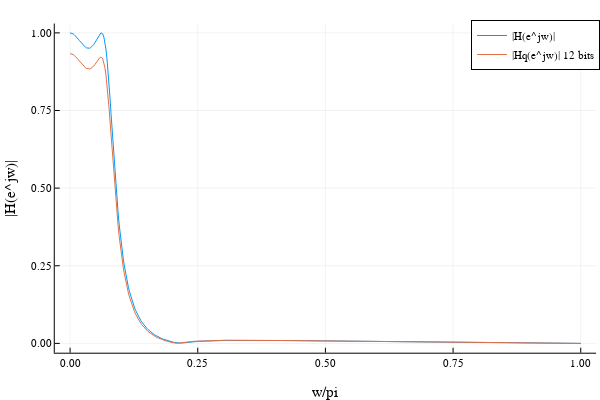

Notebook source saved alongside this figure:
### Code cell
#Comparação da resposta em frequência do filtro normal (H) e do filtro quantizado (Hq) com 12 bits

plot(ω/pi, abs.(H), xlabel = "w/pi", ylabel = "|H(e^jw)|", label = "|H(e^jw)|")

plot!(ω/pi, abs.(Hq), xlabel = "w/pi", label = "|Hq(e^jw)| 12 bits")

### Figure 1 — Plotly figure (JSON) as saved in the notebook; plotly's stock layout.template omitted (floating-point values rounded to 4 significant figures; data arrays with more than 128 entries replaced by an {"elided": "..."} marker saying what was removed)
{"data": [{"colorbar": {"title": ""}, "legendgroup": "|H(e^jw)|", "line": {"color": "rgba(0, 154, 250, 1.000)", "dash": "solid", "shape": "linear", "width": 1}, "mode": "lines", "name": "|H(e^jw)|", "showlegend": true, "type": "scatter", "x": {"elided": "500 float values"}, "xaxis": "x", "y": {"elided": "500 float values"}, "yaxis": "y", "zmax": null, "zmin": null}, {"colorbar": {"title": ""}, "legendgroup": "|Hq(e^jw)| 12 bits", "line": {"color": "rgba(227, 111, 71, 1.000)", "dash": "solid", "shape": "linear", "width": 1}, "mode": "lines", "name": "|Hq(e^jw)| 12 bits", "showlegend": true, "type": "scatter", "x": {"elided": "500 float values"}, "xaxis": "x", "y": {"elided": "500 float values"}, "yaxis": "y", "zmax": null, "zmin": null}], "layout": {"annotations": [], "height": 400, "legend": {"bgcolor": "rgba(255, 255, 255, 1.000)", "bordercolor": "rgba(0, 0, 0, 1.000)", "borderwidth": 1, "font": {"color": "rgba(0, 0, 0, 1.000)", "family": "sans-serif", "size": 11}, "title": {"font": {"color": "rgba(0, 0, 0, 1.000)", "family": "sans-serif", "size": 15}, "text": ""}, "tracegroupgap": 0, "traceorder": "normal", "x": 1, "xanchor": "auto", "y": 1, "yanchor": "auto"}, "margin": {"b": 20, "l": 0, "r": 0, "t": 20}, "paper_bgcolor": "rgba(255, 255, 255, 1.000)", "plot_bgcolor": "rgba(255, 255, 255, 1.000)", "showlegend": true, "width": 600, "xaxis": {"anchor": "y", "domain": [0.09128, 0.9934], "gridcolor": "rgba(0, 0, 0, 0.100)", "gridwidth": 0.5, "linecolor": "rgba(0, 0, 0, 1.000)", "mirror": false, "range": [-0.03, 1.03], "showgrid": true, "showline": true, "showticklabels": true, "tickangle": 0, "tickcolor": "rgb(0, 0, 0)", "tickfont": {"color": "rgba(0, 0, 0, 1.000)", "family": "sans-serif", "size": 11}, "tickmode": "array", "ticks": "inside", "ticktext": ["0.00", "0.25", "0.50", "0.75", "1.00"], "tickvals": [0, 0.25, 0.5, 0.75, 1], "title": "w/pi", "titlefont": {"color": "rgba(0, 0, 0, 1.000)", "family": "sans-serif", "size": 15}, "type": "-", "visible": true, "zeroline": false, "zerolinecolor": "rgba(0, 0, 0, 1.000)"}, "yaxis": {"anchor": "x", "domain": [0.07581, 0.9902], "gridcolor": "rgba(0, 0, 0, 0.100)", "gridwidth": 0.5, "linecolor": "rgba(0, 0, 0, 1.000)", "mirror": false, "range": [-0.03, 1.03], "showgrid": true, "showline": true, "showticklabels": true, "tickangle": 0, "tickcolor": "rgb(0, 0, 0)", "tickfont": {"color": "rgba(0, 0, 0, 1.000)", "family": "sans-serif", "size": 11}, "tickmode": "array", "ticks": "inside", "ticktext": ["0.00", "0.25", "0.50", "0.75", "1.00"], "tickvals": [0, 0.25, 0.5, 0.75, 1], "title": "|H(e^jw)|", "titlefont": {"color": "rgba(0, 0, 0, 1.000)", "family": "sans-serif", "size": 15}, "type": "-", "visible": true, "zeroline": false, "zerolinecolor": "rgba(0, 0, 0, 1.000)"}}}
